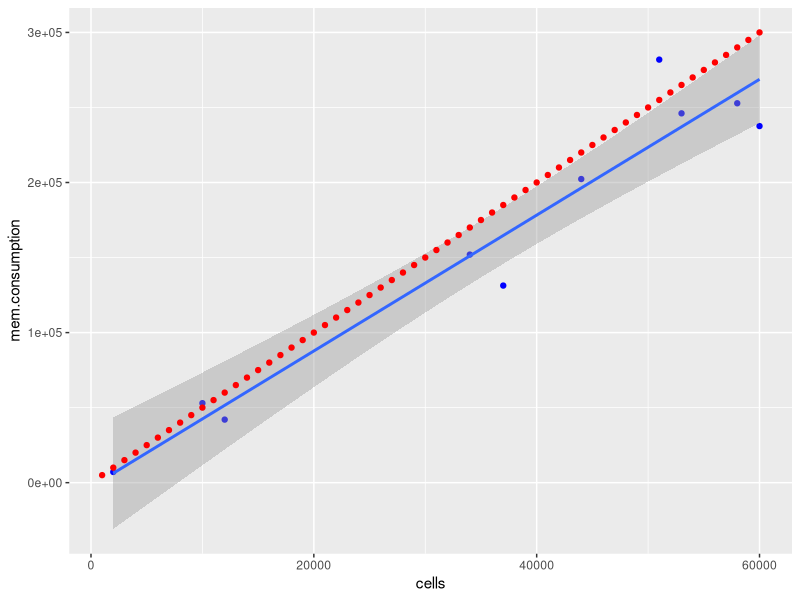

This figure's R source:
# capacity_modeling.R
#
# Building a linear model on a "noisy" sample
# to demonstrate that it's not a good idea
# to make predictions outside of the data interval.

# RS20092015

library(ggplot2)

# Suppose we had an application whose memory consumption
# scaled with a parameter called "cells." 
# The true population parameters are, of course, unknown.
true.mem.consumption <- function(cells){
  return(5 * cells + 3)
}

# Build data frame for population.
c <- seq(1000, 60000, by = 1000) 
data <- data.frame(cells = c, 
                   mem.consumption = sapply(c, true.mem.consumption))

# Let's use 10 data points to build a model.
rows <- sample(length(c), 10)

# Now let's say when collecting the sample data there were some
# inefficiencies in our collection methodology so we don't get 
# very accurate samples. 
# Simulated by added jitter.
# NB: Surely there must be a more efficient way of doing below in R.
model.data <- data[rows, ]
model.data$mem.consumption <- sapply(model.data$mem.consumption, jitter, factor = 15.0)

# Build a linear model.
# fit <- lm(mem.consumption ~ cells, data = model.data)

# Plot the data and add a linear smoother with confidence interval.
p <- ggplot(data = model.data, aes(x = cells, y = mem.consumption)) + geom_point(colour="blue") + 
  stat_smooth(method = "lm", fullrange = FALSE)

# Plot the (unknown) exact scaling behaviour. 
p <- p + geom_point(data = data, aes(x = cells, y = mem.consumption), colour="red")

plot(p)